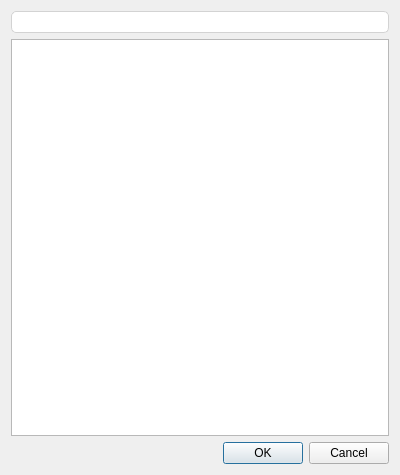
<?xml version="1.0" encoding="UTF-8"?>
<ui version="4.0">
 <class>NoteSearchDialog</class>
 <widget class="QDialog" name="NoteSearchDialog">
  <property name="geometry">
   <rect>
    <x>0</x>
    <y>0</y>
    <width>400</width>
    <height>475</height>
   </rect>
  </property>
  <property name="windowTitle">
   <string>Search note</string>
  </property>
  <layout class="QGridLayout" name="gridLayout">
   <item row="0" column="0">
    <layout class="QVBoxLayout" name="verticalLayout">
     <item>
      <widget class="QLineEdit" name="searchLineEdit">
       <property name="toolTip">
        <string>&lt;html&gt;&lt;head/&gt;&lt;body&gt;&lt;p&gt;search for notes or create new notes by entering text and pressing return&lt;/p&gt;&lt;/body&gt;&lt;/html&gt;</string>
       </property>
       <property name="styleSheet">
        <string notr="true">QLineEdit {
	border: 1px solid lightgray;
	border-radius: 5px;
	padding: 2px 5px 2px 25px;
	background-image: url(:/images/search.png);
	background-repeat: no-repeat;
	background-position: center left;
	margin-right: 0px;
}
</string>
       </property>
      </widget>
     </item>
     <item>
      <widget class="QListWidget" name="notesListWidget"/>
     </item>
    </layout>
   </item>
   <item row="1" column="0">
    <widget class="QDialogButtonBox" name="buttonBox">
     <property name="orientation">
      <enum>Qt::Horizontal</enum>
     </property>
     <property name="standardButtons">
      <set>QDialogButtonBox::Cancel|QDialogButtonBox::Ok</set>
     </property>
    </widget>
   </item>
  </layout>
 </widget>
 <resources/>
 <connections>
  <connection>
   <sender>buttonBox</sender>
   <signal>accepted()</signal>
   <receiver>NoteSearchDialog</receiver>
   <slot>accept()</slot>
   <hints>
    <hint type="sourcelabel">
     <x>248</x>
     <y>254</y>
    </hint>
    <hint type="destinationlabel">
     <x>157</x>
     <y>274</y>
    </hint>
   </hints>
  </connection>
  <connection>
   <sender>buttonBox</sender>
   <signal>rejected()</signal>
   <receiver>NoteSearchDialog</receiver>
   <slot>reject()</slot>
   <hints>
    <hint type="sourcelabel">
     <x>316</x>
     <y>260</y>
    </hint>
    <hint type="destinationlabel">
     <x>286</x>
     <y>274</y>
    </hint>
   </hints>
  </connection>
 </connections>
</ui>
